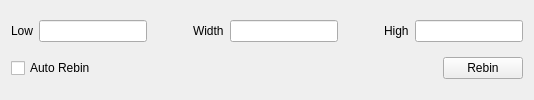
            <widget class="QWidget" name="page_10" >
             <layout class="QGridLayout" name="gridLayout_7" >
              <item row="3" column="1" >
               <layout class="QHBoxLayout" name="horizontalLayout_12" >
                <item>
                 <widget class="QCheckBox" name="rebin_ckAutoRebin" >
                  <property name="text" >
                   <string>Auto Rebin</string>
                  </property>
                 </widget>
                </item>
                <item>
                 <spacer name="horizontalSpacer_12" >
                  <property name="orientation" >
                   <enum>Qt::Horizontal</enum>
                  </property>
                  <property name="sizeHint" stdset="0" >
                   <size>
                    <width>40</width>
                    <height>20</height>
                   </size>
                  </property>
                 </spacer>
                </item>
                <item>
                 <widget class="QPushButton" name="rebin_pbRebin" >
                  <property name="text" >
                   <string>Rebin</string>
                  </property>
                 </widget>
                </item>
               </layout>
              </item>
              <item row="0" column="1" >
               <layout class="QHBoxLayout" name="horizontalLayout_13" >
                <item>
                 <widget class="QLabel" name="label_14" >
                  <property name="text" >
                   <string>Low</string>
                  </property>
                 </widget>
                </item>
                <item>
                 <widget class="QLineEdit" name="rebin_leELow" >
                  <property name="sizePolicy" >
                   <sizepolicy vsizetype="Fixed" hsizetype="Expanding" >
                    <horstretch>0</horstretch>
                    <verstretch>0</verstretch>
                   </sizepolicy>
                  </property>
                 </widget>
                </item>
                <item>
                 <spacer name="horizontalSpacer_13" >
                  <property name="orientation" >
                   <enum>Qt::Horizontal</enum>
                  </property>
                  <property name="sizeHint" stdset="0" >
                   <size>
                    <width>40</width>
                    <height>20</height>
                   </size>
                  </property>
                 </spacer>
                </item>
                <item>
                 <widget class="QLabel" name="label_15" >
                  <property name="text" >
                   <string>Width</string>
                  </property>
                 </widget>
                </item>
                <item>
                 <widget class="QLineEdit" name="rebin_leEWidth" />
                </item>
                <item>
                 <spacer name="horizontalSpacer_14" >
                  <property name="orientation" >
                   <enum>Qt::Horizontal</enum>
                  </property>
                  <property name="sizeHint" stdset="0" >
                   <size>
                    <width>40</width>
                    <height>20</height>
                   </size>
                  </property>
                 </spacer>
                </item>
                <item>
                 <widget class="QLabel" name="label_16" >
                  <property name="text" >
                   <string>High</string>
                  </property>
                 </widget>
                </item>
                <item>
                 <widget class="QLineEdit" name="rebin_leEHigh" />
                </item>
               </layout>
              </item>
             </layout>
            </widget>
